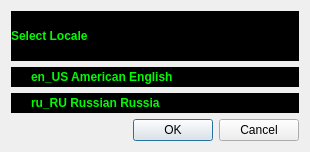
<?xml version="1.0" encoding="UTF-8"?>
<ui version="4.0">
 <class>WLanguage</class>
 <widget class="QDialog" name="WLanguage">
  <property name="geometry">
   <rect>
    <x>0</x>
    <y>0</y>
    <width>310</width>
    <height>152</height>
   </rect>
  </property>
  <property name="windowTitle">
   <string>Please Select Locale</string>
  </property>
  <property name="styleSheet">
   <string notr="true">QDialog{
	background-color: rgb(0, 0, 0);
	color :  rgb(2, 250, 3);
   font-weight: bold;
};</string>
  </property>
  <layout class="QVBoxLayout" name="verticalLayout">
   <item>
    <widget class="QLabel" name="lb_header">
     <property name="styleSheet">
      <string notr="true">QLabel{
	background-color: rgb(0, 0, 0);
	color :  rgb(2, 250, 3);
   font-weight: bold;
}</string>
     </property>
     <property name="text">
      <string>Select Locale</string>
     </property>
    </widget>
   </item>
   <item>
    <widget class="QRadioButton" name="rb_en_US">
     <property name="styleSheet">
      <string notr="true">QRadioButton{
	background-color: rgb(0, 0, 0);
	color :  rgb(2, 250, 3);
   font-weight: bold;
}</string>
     </property>
     <property name="text">
      <string>en_US American English</string>
     </property>
    </widget>
   </item>
   <item>
    <widget class="QRadioButton" name="rb_ru_RU">
     <property name="styleSheet">
      <string notr="true">QRadioButton{
	background-color: rgb(0, 0, 0);
	color :  rgb(2, 250, 3);
   font-weight: bold;
}</string>
     </property>
     <property name="text">
      <string>ru_RU Russian Russia</string>
     </property>
    </widget>
   </item>
   <item>
    <widget class="QDialogButtonBox" name="buttonBox">
     <property name="orientation">
      <enum>Qt::Horizontal</enum>
     </property>
     <property name="standardButtons">
      <set>QDialogButtonBox::Cancel|QDialogButtonBox::Ok</set>
     </property>
    </widget>
   </item>
  </layout>
 </widget>
 <resources/>
 <connections>
  <connection>
   <sender>buttonBox</sender>
   <signal>accepted()</signal>
   <receiver>WLanguage</receiver>
   <slot>accept()</slot>
   <hints>
    <hint type="sourcelabel">
     <x>248</x>
     <y>254</y>
    </hint>
    <hint type="destinationlabel">
     <x>157</x>
     <y>274</y>
    </hint>
   </hints>
  </connection>
  <connection>
   <sender>buttonBox</sender>
   <signal>rejected()</signal>
   <receiver>WLanguage</receiver>
   <slot>reject()</slot>
   <hints>
    <hint type="sourcelabel">
     <x>316</x>
     <y>260</y>
    </hint>
    <hint type="destinationlabel">
     <x>286</x>
     <y>274</y>
    </hint>
   </hints>
  </connection>
 </connections>
</ui>
